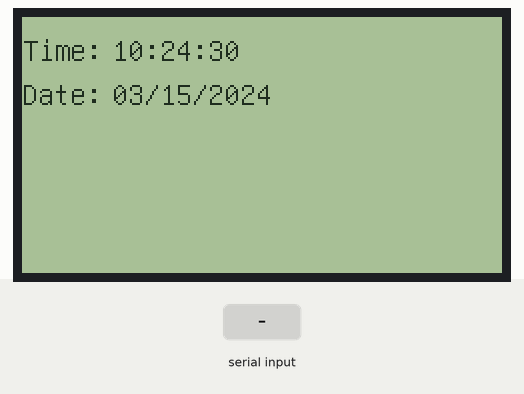
The sketch below on a simulated Arduino Uno, built with avr-gcc and run on an emulated ATmega328P. On the bench: 240×128 one-colour display. The inputs (shaded band) are chosen by the test bench. The local clock reads 2024-03-15 10:24:30 at power-on unless the sketch sets it; what the sketch prints to the serial monitor is not drawn.

Above: at 1.2 s.
1.3 s: "," received over Serial
At 3.4 s:
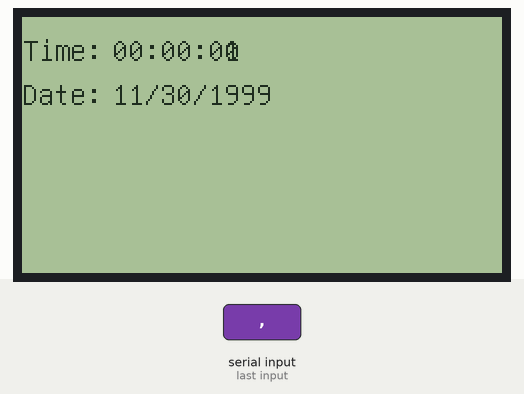
4.3 s: "1\n" received over Serial
At 7.1 s:
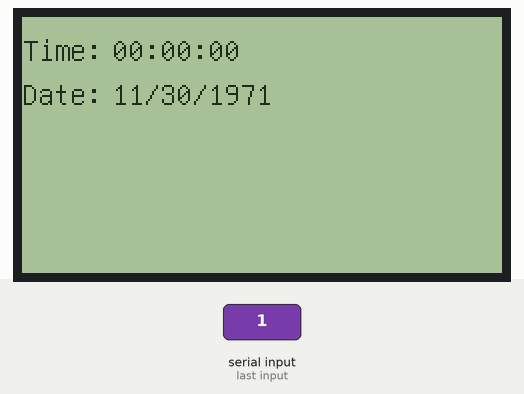
Timing chart, 0 to 8.6 s (numbered marks = the images above; inputs shaded):
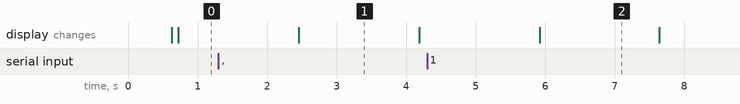

The sketch:

T6963c_lcd_clock.ino
```cpp
/* Demonstration of Rtc_Pcf8563 Clock on LCD.
 *
 * I used a RBBB with Arduino IDE, the pins are mapped a
 * bit differently.  Change for your hw.
 * SCK - A5, SDA - A4, INT - D3/INT1
 *
 * This sketch connects a lcd to display the clock output.
 *
 * setup:  see Pcf8563 data sheet.
 *         1x 10Kohm pullup on Pin3 INT
 *         No pullups on Pin5 or Pin6 (I2C internals used)
 *         1x 0.1pf on power
 *         1x 32khz chrystal
 *         1x h44780 LCD
 *
 * Joe Robertson, jmr
 * orbitalair@bellsouth.net
 */

#include <Wire.h>
#include <Rtc_Pcf8563.h>
/* add the lcd support */
#include "U8glib.h"

//init the real time clock
Rtc_Pcf8563 rtc;

/* 日期变量缓存 */
char buf[50];
char day[10];
/* 串口数据缓存 */
String comdata = "";
int numdata[8] ={0}, j = 0, mark = 0;

/* initialize the library objects */
U8GLIB_T6963_240X128 u8g(2, 3, 4, 5, 6, 7, 8, 9, A2, A3, A0, A1); // 8Bit Com: D0..D7: 8,9,10,11,4,5,6,7, cs=14, a0=15, wr=17, rd=18, reset=16

void draw(void) {
  // graphic commands to redraw the complete screen should be placed here
  u8g.setFont(u8g_font_unifont);
  //u8g.setFont(u8g_font_osb21);
  u8g.drawStr( 0, 22,"Time:");
  u8g.drawStr( 45, 22, rtc.formatTime());
  u8g.drawStr( 0, 44,"Date:");
  u8g.drawStr( 45, 44, rtc.formatDate());
}

void setup()
{
  Serial.begin(9600);
  // set up the LCD's number of rows and columns:
  // flip screen, if required
  // u8g.setRot180();

  // set SPI backup if required
  //u8g.setHardwareBackup(u8g_backup_avr_spi);

  // assign default color value
  if ( u8g.getMode() == U8G_MODE_R3G3B2 ) {
    u8g.setColorIndex(255);     // white
  }
  else if ( u8g.getMode() == U8G_MODE_GRAY2BIT ) {
    u8g.setColorIndex(3);         // max intensity
  }
  else if ( u8g.getMode() == U8G_MODE_BW ) {
    u8g.setColorIndex(1);         // pixel on
  }
  else if ( u8g.getMode() == U8G_MODE_HICOLOR ) {
    u8g.setHiColorByRGB(255,255,255);
  }
  //clear out all the registers
  rtc.initClock();

}

void loop()
{
      /* 当串口有数据的时候，将数据拼接到变量comdata */
    while (Serial.available() > 0)
    {
        comdata += char(Serial.read());
        delay(2);
        mark = 1;
    }
    /* 以逗号分隔分解comdata的字符串，分解结果变成转换成数字到numdata[]数组 */
    /*Year, Month, Weekday, Day, Hours, Minutes, Seconds*/
    if(mark == 1)
    {
        Serial.print("You inputed : ");
        Serial.println(comdata);
        for(int i = 0; i < comdata.length() ; i++)
        {
            if(comdata[i] == ',' || comdata[i] == 0x10 || comdata[i] == 0x13)
            {
                j++;
            }
            else
            {
                numdata[j] = numdata[j] * 10 + (comdata[i] - '0');
            }
        }
        /* 将转换好的numdata凑成时间格式，写入DS1302 */

        // The following lines can be commented out to use the values already stored in the DS1302
        rtc.setTime(numdata[4],numdata[5], numdata[6]);     // Set the time to 12:00:00 (24hr format)
        rtc.setDate(numdata[3], numdata[2], numdata[1], 0, numdata[0]);   //day, weekday, month, century, year
        mark = 0;j=0;
        /* 清空 comdata 变量，以便等待下一次输入 */
        comdata = String("");
        /* 清空 numdata */
        for(int i = 0; i < 7 ; i++) numdata[i]=0;
    }

  // picture loop
  u8g.firstPage();
  do {
    draw();
  } while( u8g.nextPage() );

  // rebuild the picture after some delay
  delay(1000);
  // set the cursor to column 0, line 1
  // (note: line 1 is the second row, since counting begins with 0):

}
```
